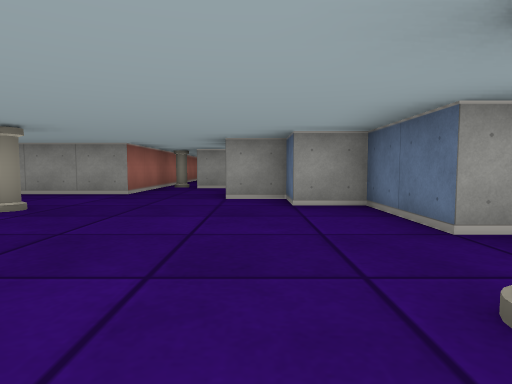
[1] (above)

24 first-person views from a walk through a cub3D maze. The camera is about half as high as the walls, tilts 4° down and sees 75° across. The floor is counted in squares. Each view is taken from the middle of a square. On the plan, view 1 faces up. The plan holds only what a view shows up to about 9 squares ahead; the rest is blank.

[2]
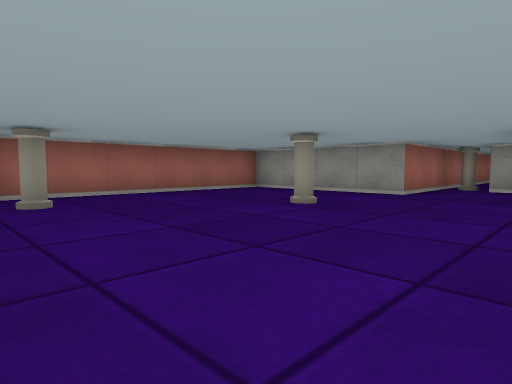

[3]
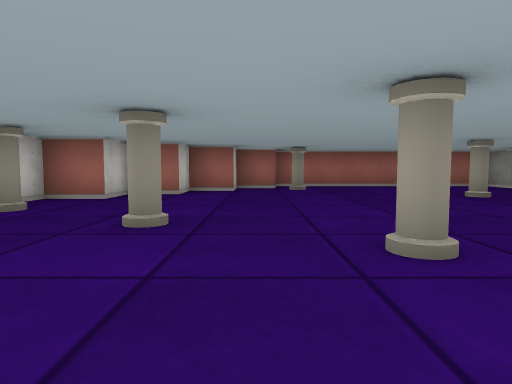

[4]
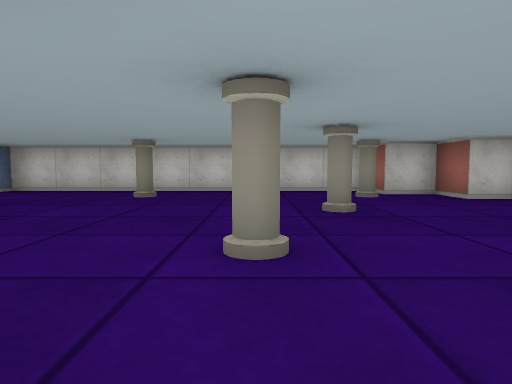

[5]
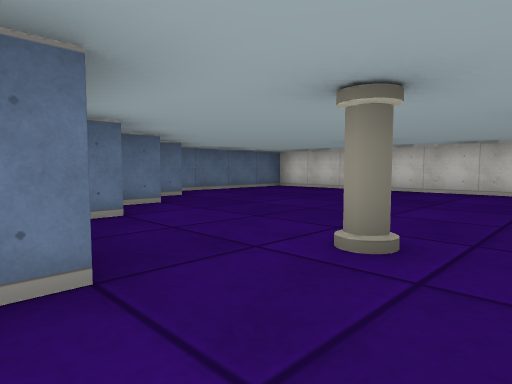

[6]
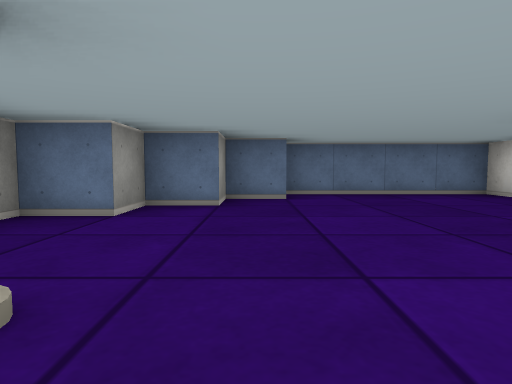

[7]
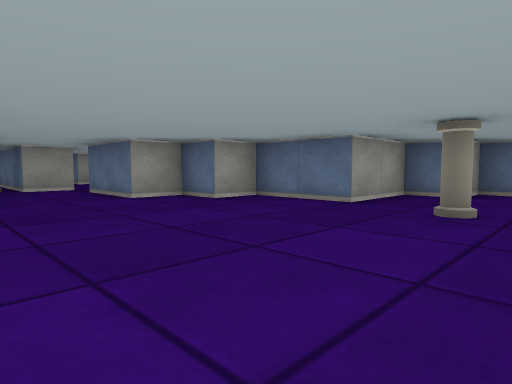

[8]
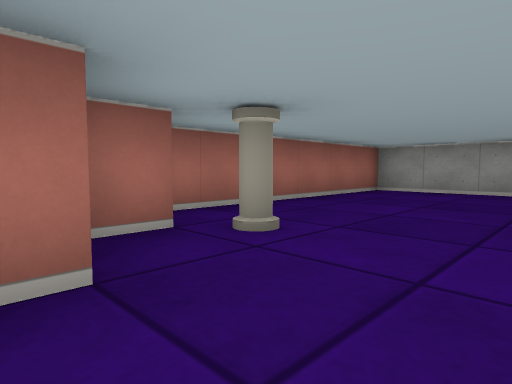

[9]
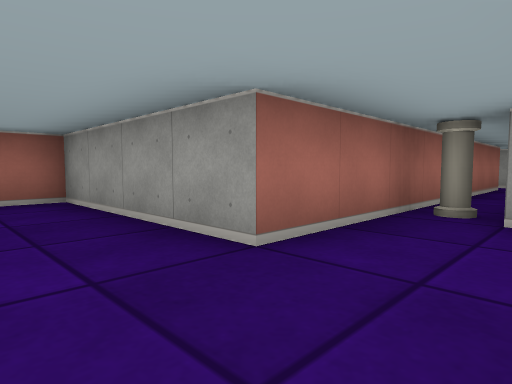

[10]
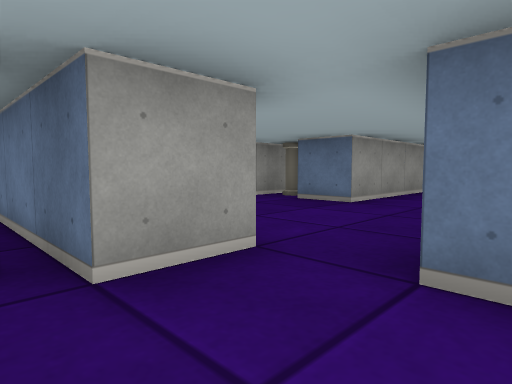

[11]
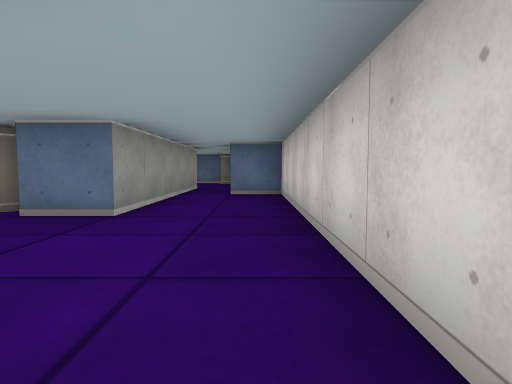

[12]
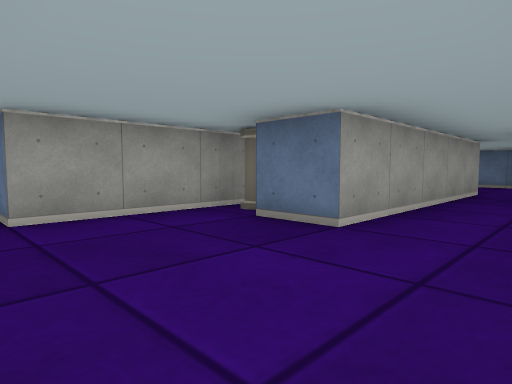

[13]
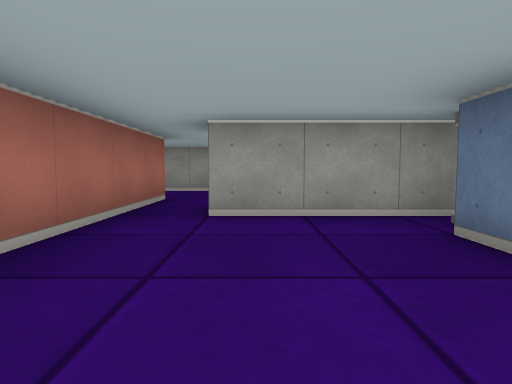

[14]
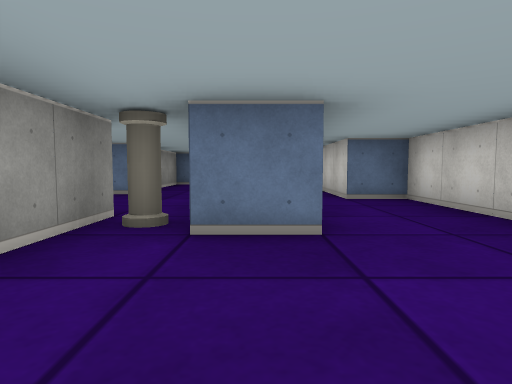

[15]
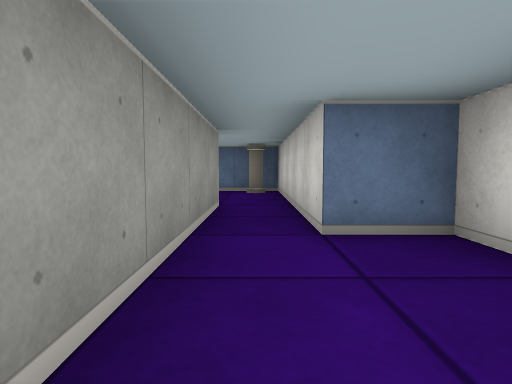

[16]
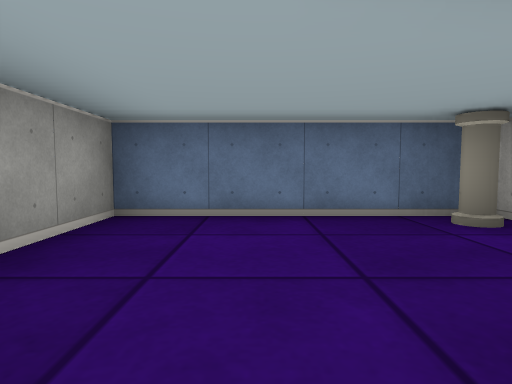

[17]
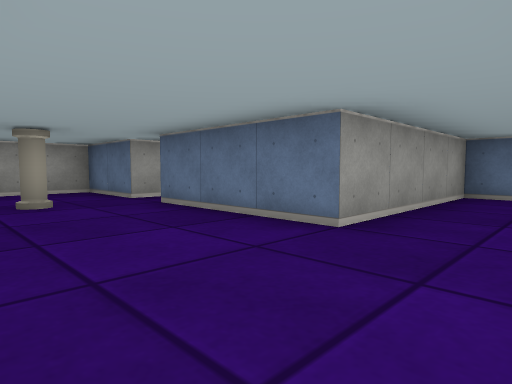

[18]
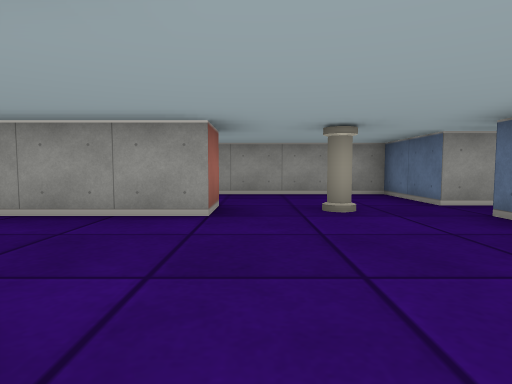

[19]
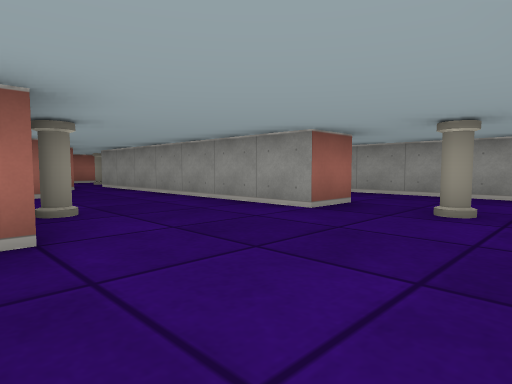

[20]
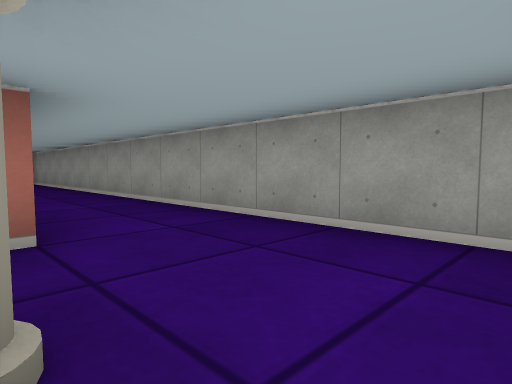

[21]
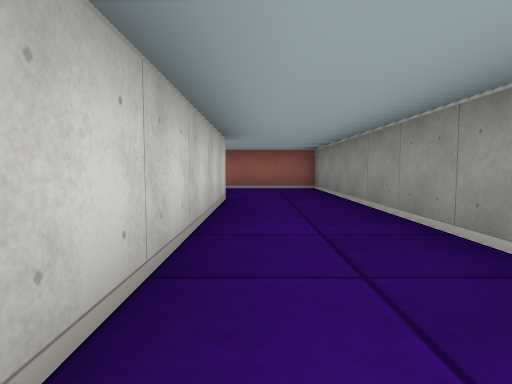

[22]
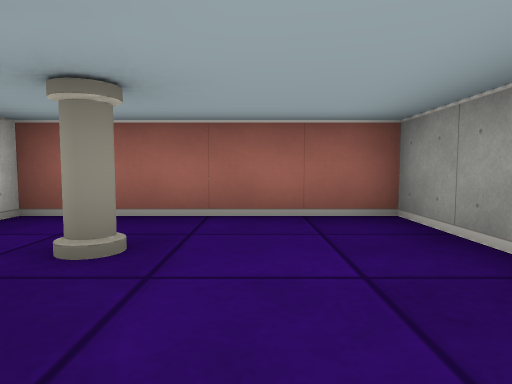

[23]
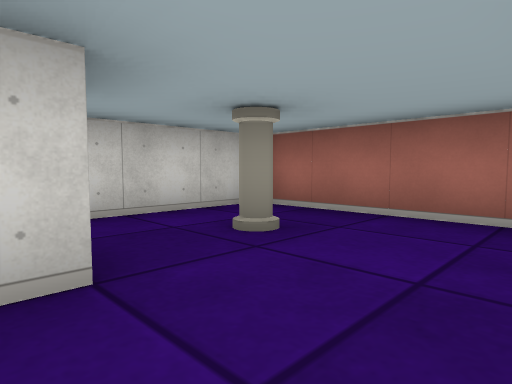

[24]
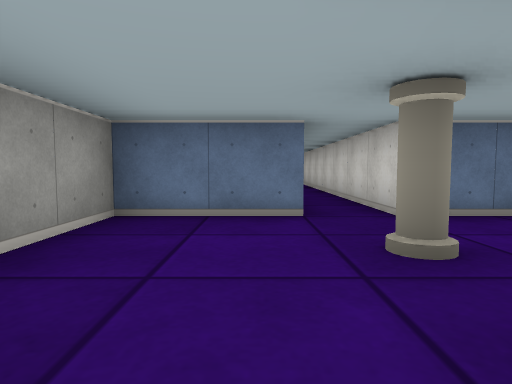

### Floor plan
Points are (right, up) in squares from view 1. A wall is a line through its corners. A room is listed if a view was taken in it or the views show most of it. See-through windows are left out.
Room 1 (views 1, 2, 3, 4, 5, 6, 7, 8, 9)
walls: (-3.5, -2.5) (-2.5, -2.5) (-2.5, -3.5) (-1.5, -3.5) (-1.5, -4); (-5.5, 0.5) (-5.5, -0.5) (-4.5, -0.5) (-4.5, -1.5) (-3.5, -1.5); (-1.4, -4.5) (6.5, -4.5) (6.5, -0.5); (5.5, -0.6) (5.5, 0.5) (4.5, 0.5) (4.5, 1.5) (3.5, 1.5) (3.5, 2.5) (1.5, 2.5) (1.5, 4.5) (0.5, 4.5) (0.5, 5.5) (-0.5, 5.5) (-0.5, 6.5); (-2.5, 6.5) (-6.5, 6.5) (-6.5, 0.8)
ways out: opening at (-1.5, 7) to room 2
objects: pillar (-5, 1); pillar (-3, 4); pillar (-1, -3); pillar (0, -1); pillar (1, 1); pillar (3, -3)
Room 2 (views 10, 11)
walls: (-2.5, 10.2) (-2.5, 6.5); (-0.4, 8.5) (-1.5, 8.5) (-1.5, 11.2); (-0.5, 6.5) (-0.5, 7.5); (-2.5, 14.6) (-2.5, 12); (-1.5, 15.5) (-3.2, 15.5)
ways out: opening at (-1.5, 7) to room 1; opening at (0, 8) to room 3; opening at (-3, 15) to room 4; opening at (-1, 14.5) to room 4
objects: pillar (-2, 9)
Room 3 (views 12, 13, 14, 15)
walls: (2.5, 11.5) (0.5, 11.5); (-0.5, 7.5) (5.5, 7.5) (5.5, 8.5) (7.5, 8.5); (-0.5, 11.6) (-0.5, 9.9); (7.5, 9.5) (2.5, 9.5) (2.5, 10.5)
ways out: opening at (0, 8) to room 2; opening at (0, 12) to room 4; opening at (8, 9) to room 5
Room 4 (views 16, 17, 18, 19, 20, 21, 22, 23, 24)
walls: (3.5, 16.6) (3.5, 15.5) (-1.5, 15.5); (3.5, 11.5) (2.5, 11.5); (-0.5, 13.5) (-0.5, 11.6); (0.5, 11.5) (0.5, 12); (7.2, 16.5) (6.5, 16.5) (6.5, 18.5) (-6.5, 18.5) (-6.5, 14.5) (-4.1, 14.5); (7.5, 12.5) (6.5, 12.5) (6.5, 15.5) (12, 15.5); (-3.6, 16.5) (1.4, 16.5)
ways out: opening at (-3, 15) to room 2; opening at (-1, 14.5) to room 2; opening at (0, 12) to room 3; opening at (7, 11.5) to room 5
objects: pillar (-5, 16); pillar (2, 13); pillar (3, 11); pillar (5, 16)
Room 5 (no view inside)
walls: (7.5, 8.5) (10.5, 8.5) (10.5, 12.5) (7.5, 12.5)
ways out: opening at (8, 9) to room 3; opening at (7, 11.5) to room 4
objects: pillar (10, 9)

Where each view was taken, in squares from view 1:
view 1: 0 up, 0 right, facing up
view 2: 0 up, 0 right, facing up-left
view 3: 0 up, 3 right, facing left
view 4: 3 up, 1 right, facing down
view 5: 3 up, 0 right, facing down-right
view 6: 0 up, 0 right, facing right
view 7: 0 up, 3 left, facing up-right
view 8: 1 down, 3 left, facing up-left
view 9: 5 up, 1 left, facing up-left
view 10: 7 up, 2 left, facing up-right
view 11: 8 up, 1 left, facing right
view 12: 8 up, 0 right, facing up-right
view 13: 8 up, 1 right, facing up
view 14: 10 up, 0 right, facing right
view 15: 9 up, 3 right, facing right
view 16: 11 up, 7 right, facing right
view 17: 11 up, 4 right, facing up-right
view 18: 12 up, 4 right, facing up
view 19: 12 up, 6 right, facing up-left
view 20: 16 up, 6 right, facing up-left
view 21: 17 up, 2 right, facing left
view 22: 17 up, 3 left, facing left
view 23: 18 up, 3 left, facing down-left
view 24: 17 up, 3 right, facing right
